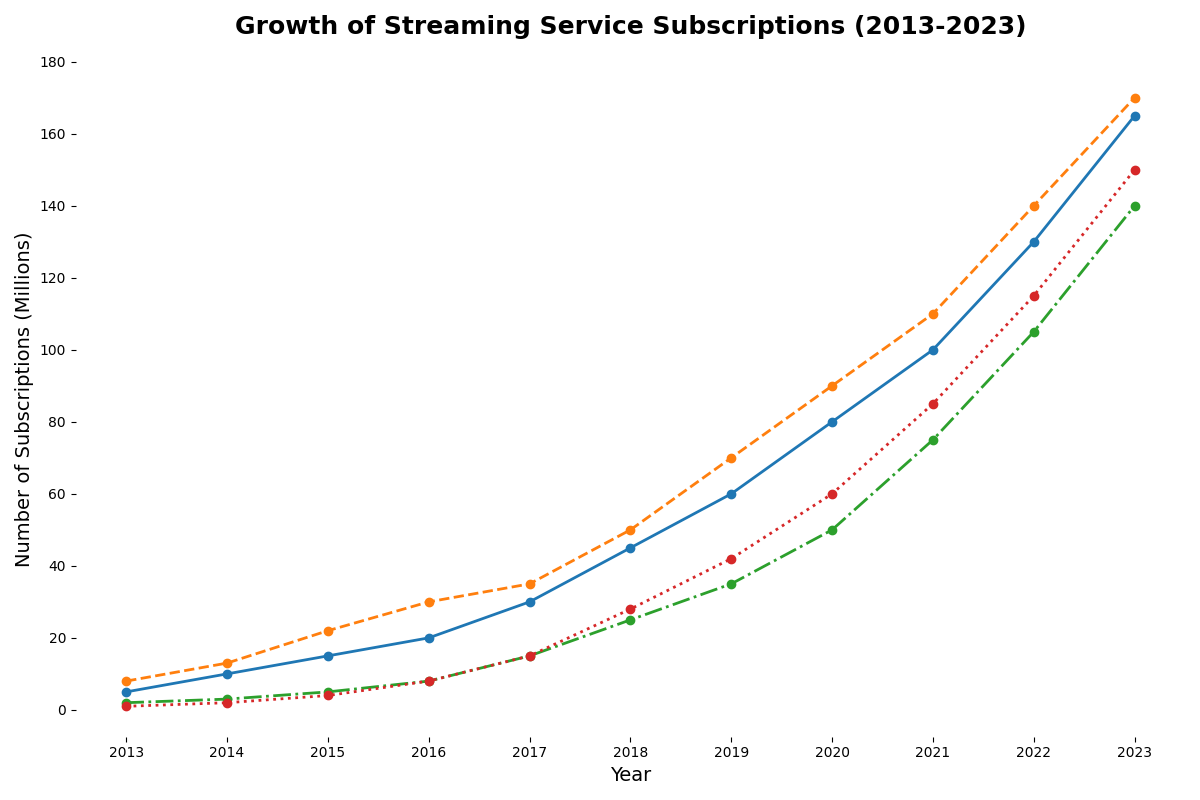

This figure's Python source:
import matplotlib.pyplot as plt
import numpy as np

years = np.arange(2013, 2024)

service_a = np.array([5, 10, 15, 20, 30, 45, 60, 80, 100, 130, 165])
service_b = np.array([8, 13, 22, 30, 35, 50, 70, 90, 110, 140, 170])
service_c = np.array([2, 3, 5, 8, 15, 25, 35, 50, 75, 105, 140])
service_d = np.array([1, 2, 4, 8, 15, 28, 42, 60, 85, 115, 150])

fig, ax = plt.subplots(figsize=(12, 8))

line_styles = ['-', '--', '-.', ':']
services = [service_a, service_b, service_c, service_d]
colors = ['#1f77b4', '#ff7f0e', '#2ca02c', '#d62728']

for service, linestyle, color in zip(services, line_styles, colors):
    ax.plot(years, service, linestyle=linestyle, color=color, linewidth=2, marker='o', markersize=6)

ax.set_title('Growth of Streaming Service Subscriptions (2013-2023)', fontsize=18, fontweight='bold', pad=20)
ax.set_xlabel('Year', fontsize=14)
ax.set_ylabel('Number of Subscriptions (Millions)', fontsize=14)
ax.set_xticks(years)
ax.set_yticks(np.arange(0, 181, 20))

# Remove borders
ax.spines['top'].set_visible(False)
ax.spines['right'].set_visible(False)
ax.spines['left'].set_visible(False)
ax.spines['bottom'].set_visible(False)

plt.tight_layout()
plt.show()
